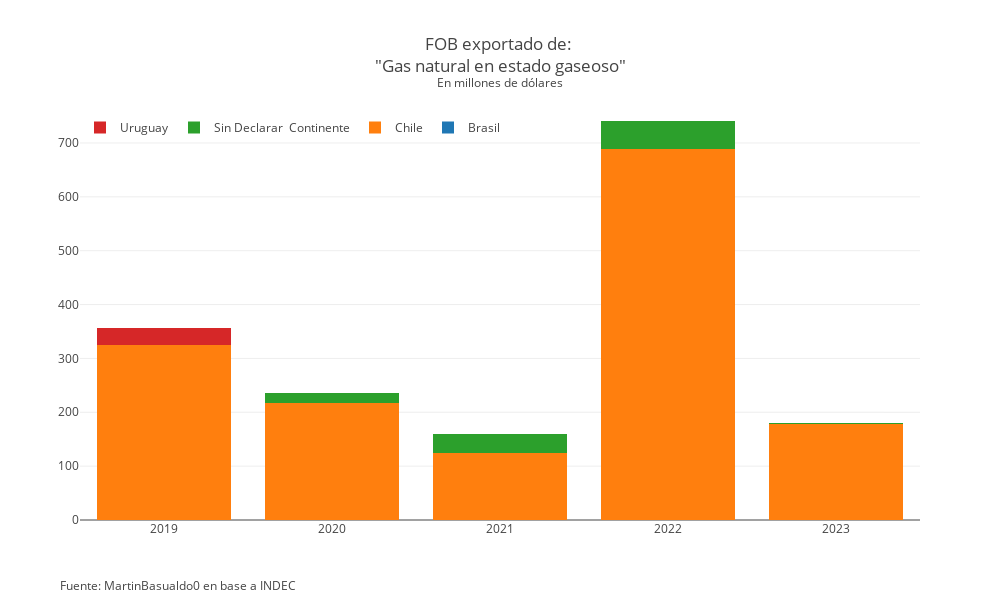

Here is the notebook cell this chart was saved with:
### Code cell
def ncm_fob_anual_pais(ncm = "27112100"):
    prueba_df = df_anual.copy()
    prueba_df = prueba_df[prueba_df.ncm == ncm].reset_index(drop=True)
    descri = acorta_descri(prueba_df.ncm_descri.iloc[0], largo = 60)
    prueba_df = prueba_df.pivot_table(values="fob(u$s)", index="año", columns="descri_final")
    fig = go.Figure()
    for pais in prueba_df.columns:
        fig.add_trace(go.Bar(name = pais,x = prueba_df.index, y = prueba_df[pais]/1000000))
    fig.update_yaxes(tickformat = ",")
    fig.update_layout(template = None, separators = ".,", barmode="stack", 
        height=600, width=1000, 
        title=f"FOB exportado de: <br>\"{descri}\"<br><sup>En millones de dólares</sup>",
        legend = dict(yanchor="bottom", xanchor="left", orientation="h", y = .9))
    note = f'Fuente: MartinBasualdo0 en base a INDEC'
    fig.add_annotation(showarrow=False, text=note,font=dict(size=12), xref='paper', x=0.26, yref='paper', y=-0.18,
                                     xanchor='right', yanchor='auto', xshift=0, yshift=0,
    )
    return fig

ncm_fob_anual_pais()

### Figure 1 — Plotly figure (JSON) as saved in the notebook; plotly's stock layout.template omitted (floating-point values rounded to 4 significant figures)
{"data": [{"name": "Brasil", "type": "bar", "x": ["2019", "2020", "2021", "2022", "2023"], "y": [0, 0, 0, null, null]}, {"name": "Chile", "type": "bar", "x": ["2019", "2020", "2021", "2022", "2023"], "y": [324.3, 217.1, 125.2, 688.8, 178.4]}, {"name": "Sin Declarar  Continente", "type": "bar", "x": ["2019", "2020", "2021", "2022", "2023"], "y": [0.1958, 18.89, 33.82, 52.0, 2.146]}, {"name": "Uruguay", "type": "bar", "x": ["2019", "2020", "2021", "2022", "2023"], "y": [32.77, 0, 0, 0, 0]}], "layout": {"annotations": [{"font": {"size": 12}, "showarrow": false, "text": "Fuente: MartinBasualdo0 en base a INDEC", "x": 0.26, "xanchor": "right", "xref": "paper", "xshift": 0, "y": -0.18, "yanchor": "auto", "yref": "paper", "yshift": 0}], "barmode": "stack", "height": 600, "legend": {"orientation": "h", "xanchor": "left", "y": 0.9, "yanchor": "bottom"}, "separators": ".,", "title": {"text": "FOB exportado de: <br>\"Gas natural en estado gaseoso\"<br><sup>En millones de dólares</sup>"}, "width": 1000, "yaxis": {"tickformat": ","}}}
